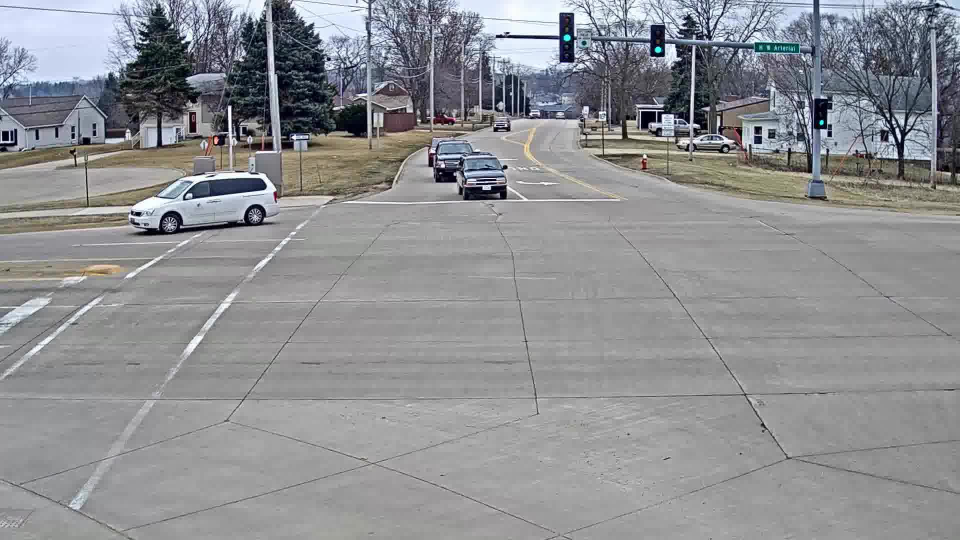
#> input picture Datasets/AIC20_track3/train/S01/c001/frames/00603.jpg, 1920 x 1080 px (shown at 1/2 size)
$ python -i features.py   (imports and definitions only)   (older library calls are emulated)
#> lines starting #> are read from the running program, lines starting #| are printed output that depends on the picture
#> further down, picture is the input picture: shape (1080, 1920, 3); mean B, G, R 146.1, 143.1, 141.8
from skimage.metrics import structural_similarity as ssim
import cv2
import numpy as np
from skimage import feature


# [15 lines left out: function compare_ssim, not called in this run]


def loc_bin_pat(im, bins=50):
    """
    Calculates the histogram of the local binary image of an input image
    Optional parameters to modify:
        - Percentage of cropped section: 0.4
        - Number of points: 4
        - Radius: 1
        - Method: uniform
    Args:
        im: 3 color image
        bins: number of bins of the histogram (10 optimal)

    Rrturn:
        lbp_hist: the local binary pattern histogram of the input image
    """
#> called with bins = 50
    im = cv2.resize(im, (400, 400))
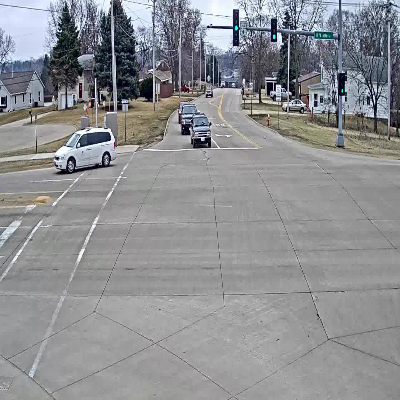
#> im: shape (400, 400, 3); mean of channels 0, 1, 2 146, 143, 141.7; drawn as B, G, R
    im = cv2.cvtColor(im, cv2.COLOR_BGR2LAB)[..., 0]
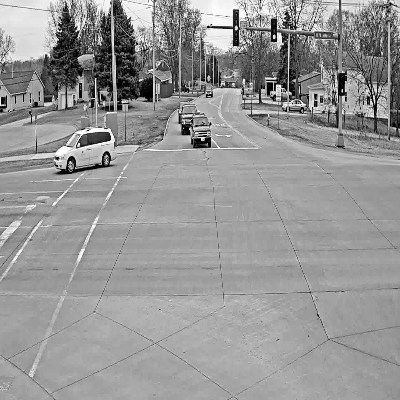
#> im: shape (400, 400); min 0, max 255, mean 150.3
    # im = cv2.cvtColor(im, cv2.COLOR_BGR2GRAY)
    lbp_im = feature.local_binary_pattern(im, 8, 10, "nri_uniform")
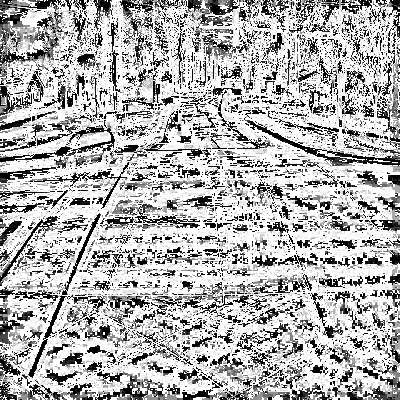
#> lbp_im: shape (400, 400) float64; min 0, max 58, mean 40.3; drawn with min black and max white
    lbp_im1 = feature.local_binary_pattern(im, 8, 20, "nri_uniform")
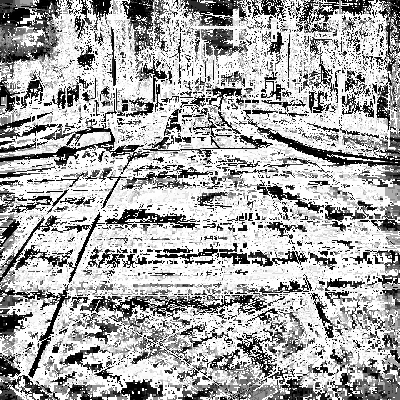
#> lbp_im1: shape (400, 400) float64; min 0, max 58, mean 39.1; drawn with min black and max white
    lbp_im2 = feature.local_binary_pattern(im, 8, 30, "nri_uniform")
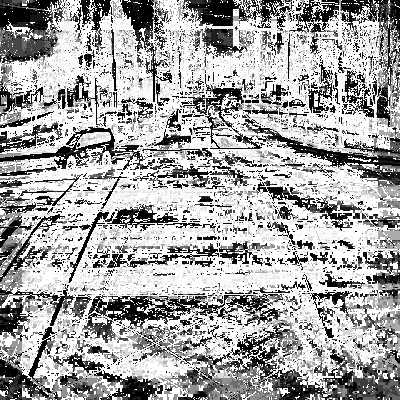
#> lbp_im2: shape (400, 400) float64; min 0, max 58, mean 37.7; drawn with min black and max white

    hist_im = np.concatenate(
        (
            np.histogram(lbp_im, bins, density=True)[0],
            np.histogram(lbp_im1, bins, density=True)[0],
            np.histogram(lbp_im2, bins, density=True)[0],
        )
    )
#> hist_im = 150 values, max 0.428 at index 49, min 0.00179 at index 129, mean 0.0172

    return hist_im

# [180 lines left out: functions loc_bin_pat_mr, compute_hog, compute_image_dct, compute_mr_histogram, surf_descriptor, sift_descriptor and 3 more, not called in this run]


def compare_keypoints(train_desc, query_desc):
    matches = cv2.BFMatcher(cv2.NORM_L1).knnMatch(train_desc, query_desc, k=2)
    return matches

>>> import cv2
>>> picture = cv2.imread('../../Datasets/AIC20_track3/train/S01/c001/frames/00603.jpg')
>>> result = loc_bin_pat(picture)
#> result has the same summary as hist_im in loc_bin_pat

$ run again, on Datasets/AIC20_track3/train/S01/c001/frames/00835.jpg
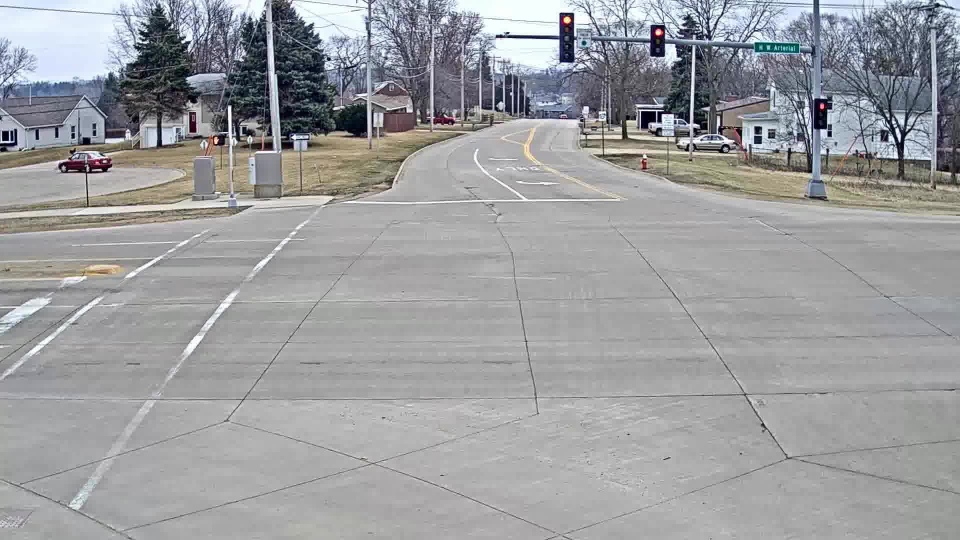
#> input picture Datasets/AIC20_track3/train/S01/c001/frames/00835.jpg, 1920 x 1080 px (shown at 1/2 size)
#> picture is the input picture: shape (1080, 1920, 3); mean B, G, R 159.2, 156.9, 155.8
#> in loc_bin_pat, `lbp_im1 = feature.local_binary_pattern(im, 8, 20, "nri_uniform")`:
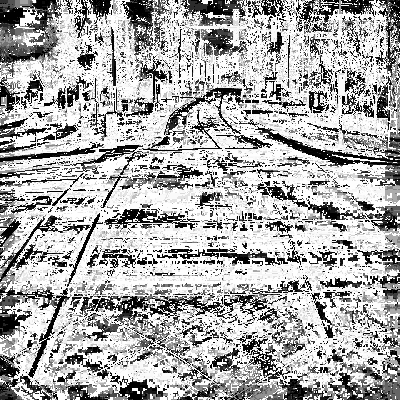
#> lbp_im1: shape (400, 400) float64; min 0, max 58, mean 39.1; drawn with min black and max white
#> in loc_bin_pat, `lbp_im2 = feature.local_binary_pattern(im, 8, 30, "nri_uniform")`:
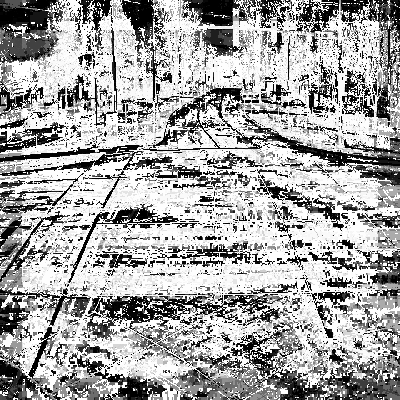
#> lbp_im2: shape (400, 400) float64; min 0, max 58, mean 37.7; drawn with min black and max white
#> hist_im = 150 values, max 0.428 at index 49, min 0.0018 at index 115, mean 0.0172
#> result has the same summary as hist_im in loc_bin_pat

$ run again, on Datasets/AIC20_track3/train/S01/c001/frames/01223.jpg
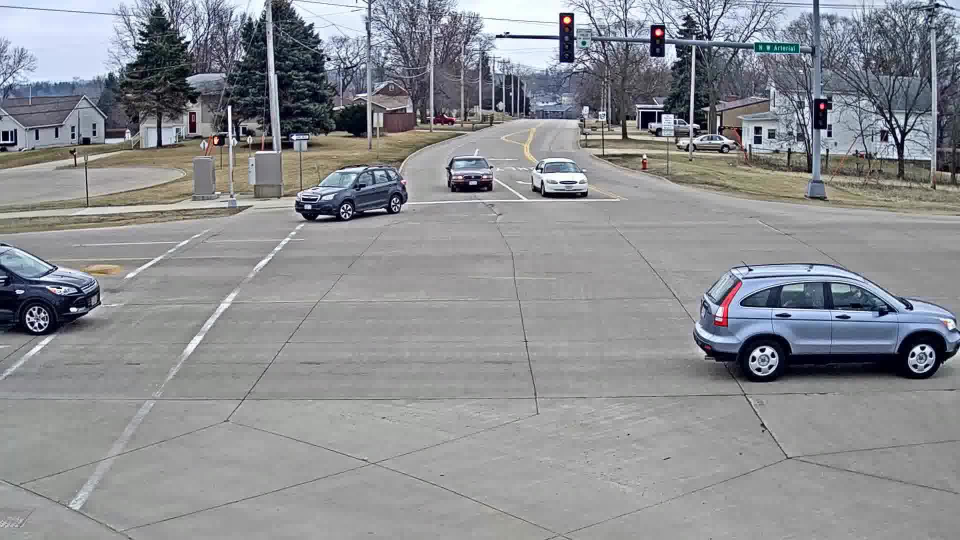
#> input picture Datasets/AIC20_track3/train/S01/c001/frames/01223.jpg, 1920 x 1080 px (shown at 1/2 size)
#> picture is the input picture: shape (1080, 1920, 3); mean B, G, R 145.4, 141.4, 139.5
#> in loc_bin_pat, `lbp_im1 = feature.local_binary_pattern(im, 8, 20, "nri_uniform")`:
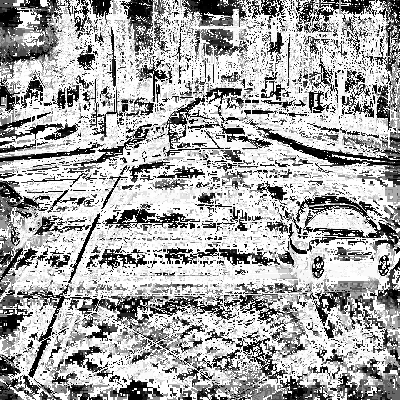
#> lbp_im1: shape (400, 400) float64; min 0, max 58, mean 38.7; drawn with min black and max white
#> in loc_bin_pat, `lbp_im2 = feature.local_binary_pattern(im, 8, 30, "nri_uniform")`:
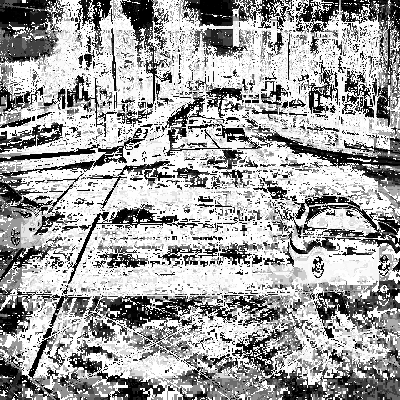
#> lbp_im2: shape (400, 400) float64; min 0, max 58, mean 37.2; drawn with min black and max white
#> hist_im = 150 values, max 0.418 at index 49, min 0.00186 at index 65, mean 0.0172
#> result has the same summary as hist_im in loc_bin_pat
